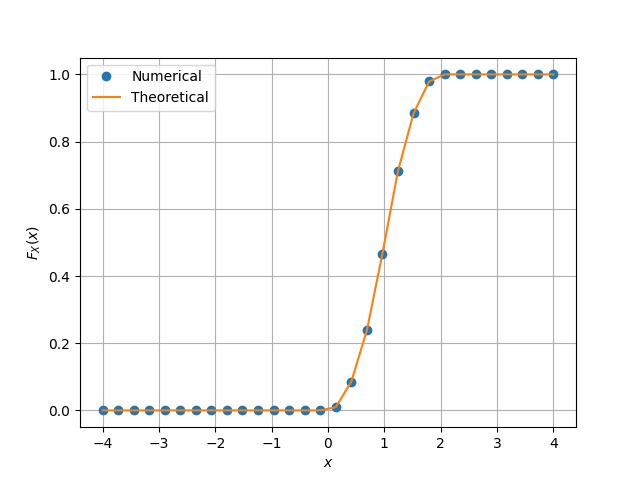

This chart was generated by the following Python code:
#Importing numpy, scipy, mpmath and pyplot
import numpy as np
import matplotlib.pyplot as plt


x = np.linspace(-4,4,30)#points on the x axis
simlen = int(1e6) #number of samples
err = [] #declaring probability list
#randvar = np.random.normal(0,1,simlen)
randvar = np.loadtxt('tri.dat',dtype='double')
#randvar = np.loadtxt('gau.dat',dtype='double')
for i in range(0,30):
	err_ind = np.nonzero(randvar < x[i]) #checking probability condition
	err_n = np.size(err_ind) #computing the probability
	err.append(err_n/simlen) #storing the probability values in a list

def tri_cdf(x):
    if(x>=0 and x<=1):
    	return x*x/2
    elif (x>1 and x<=2):
        return 1-(x-2)*(x-2)/2
    elif (x>2):
    	return 1
    else:
        return 0
theory=np.vectorize(tri_cdf,otypes=['double'])

plt.plot(x.T,err,'o')#plotting the CDF
plt.plot(x,theory(x))
plt.grid() #creating the grid
plt.xlabel('$x$')
plt.ylabel('$F_X(x)$')
plt.legend(["Numerical", "Theoretical"])

plt.show() #opening the plot window
